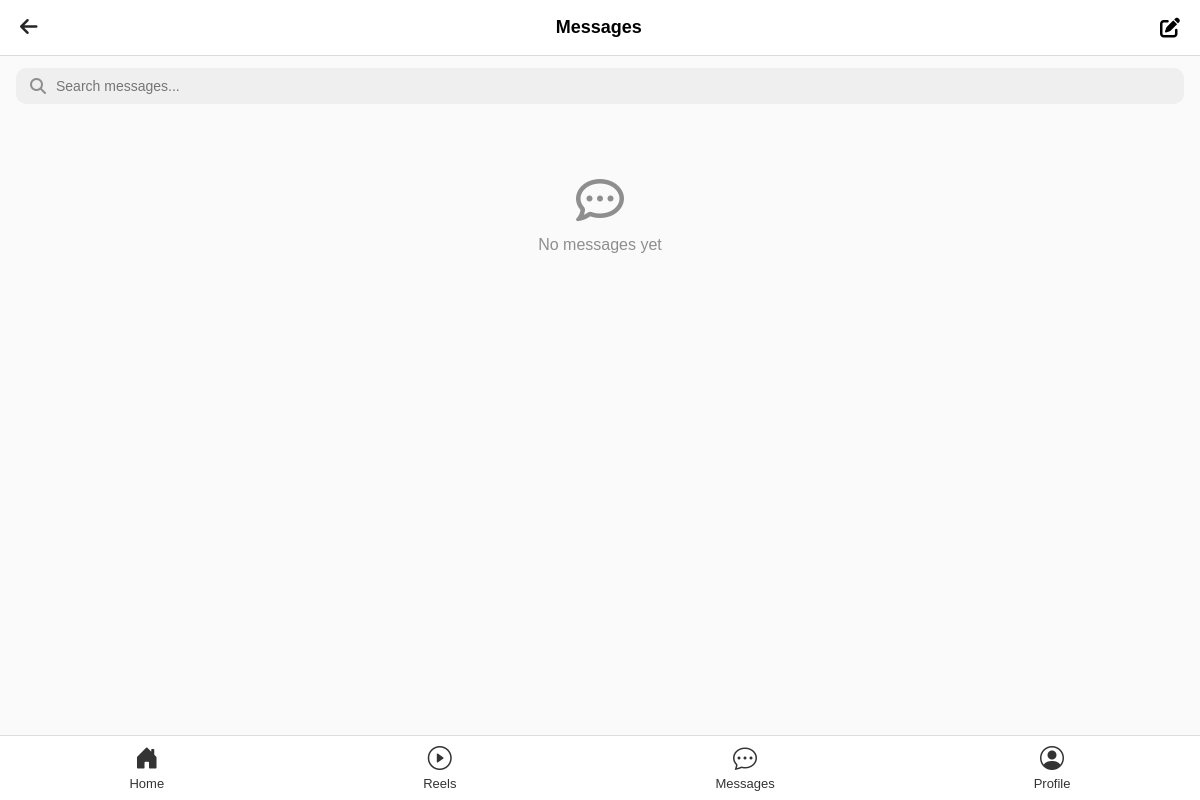
/messages/ (signed in), run on an earlier commit of the app's database.
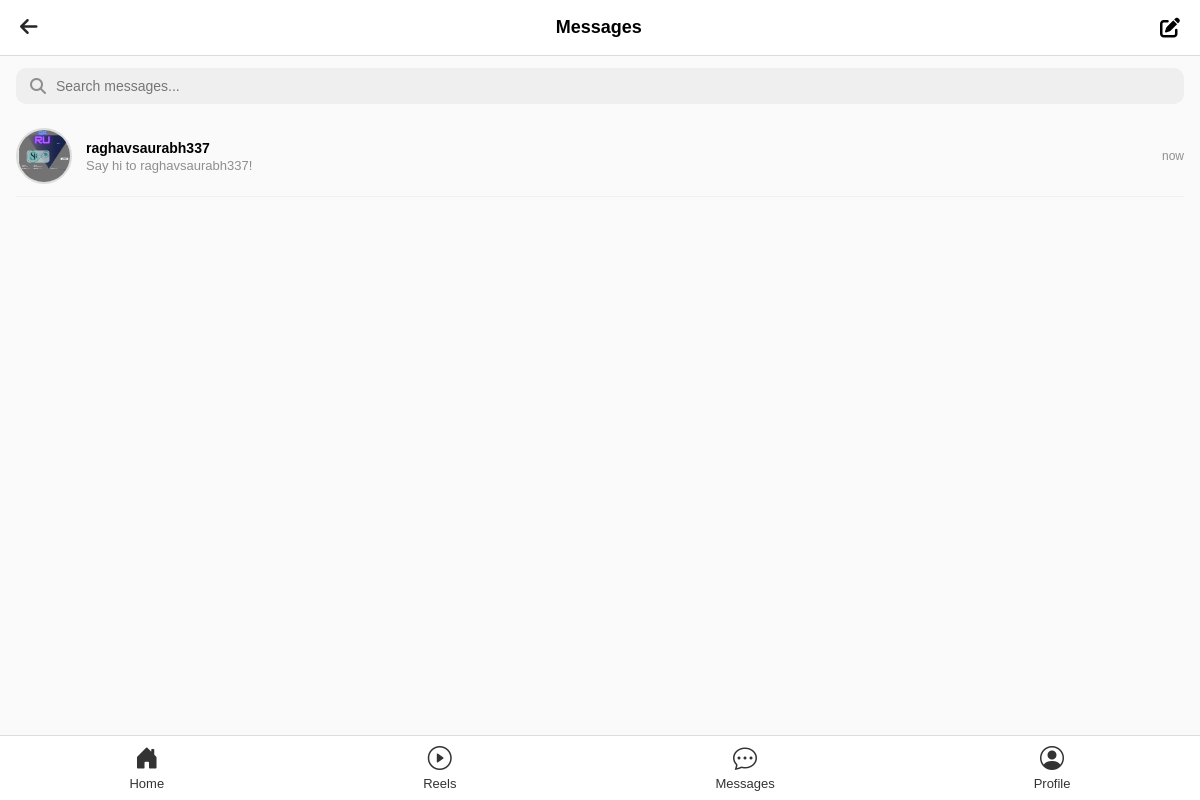
And on a later commit of the database.
### app/models.py (models this page shows, shortened)
class Profile(models.Model):
    user = models.OneToOneField(
        User,
        on_delete=models.CASCADE
    )
    image = models.ImageField(
        upload_to="profile/",
        blank=True
    )
    bio = models.TextField(
        blank=True
    )
    followers = models.ManyToManyField(
        User,
        related_name="following",
        blank=True
    )

### app/views.py (the view)
# urls.py: path('messages/', views.massage, name='massage'),
@login_required(login_url='login')
def massage(request):
    profiles = Profile.objects.exclude(user=request.user)
    return render(request, "massage.html", {"profiles": profiles})

### templates/massage.html (shortened to what this page needs)
{% load static %}
<!DOCTYPE html>
<html lang="en">
<head>
    <link rel="stylesheet" href="https://cdnjs.cloudflare.com/ajax/libs/font-awesome/6.7.2/css/all.min.css">
    <link rel="stylesheet" href="{% static 'navbar.css' %}">
    <link rel="stylesheet" href="{% static 'massages.css' %}">
</head>
<body>
<div class="msg-header">
    <a href="{% url 'home' %}" class="back-btn"><i class="fa-solid fa-arrow-left"></i></a>
    <h2>Messages</h2>
    <i class="fa-solid fa-pen-to-square"></i>
</div>
<div class="msg-search">
    <i class="fa-solid fa-magnifying-glass"></i>
    <input type="text" placeholder="Search messages...">
</div>
<div class="msg-list">
    {% for profile in profiles %}
    <div class="msg-item">
        {% if profile.image %}
            <img src="{{ profile.image.url }}" alt="avatar">
        {% else %}
            <img src="{% static 'images/default-avatar.png' %}" alt="avatar">
        {% endif %}
        <div class="msg-info">
            <span class="msg-name">{{ profile.user.username }}</span>
            <span class="msg-preview">Say hi to {{ profile.user.username }}!</span>
        </div>
        <span class="msg-time">now</span>
    </div>
    {% empty %}
    <div class="msg-empty">
        <i class="fa-regular fa-comment-dots"></i>
        <p>No messages yet</p>
    </div>
    {% endfor %}
</div>
{% include 'navbar.html' %}
</body>
</html>

### templates/navbar.html
{% load static %}
<link rel="stylesheet" href="https://cdn.jsdelivr.net/npm/bootstrap-icons@1.13.1/font/bootstrap-icons.min.css">
<link rel="stylesheet" href="{% static 'navbar.css' %}">
<nav class="bottom-navbar">
    <a href="{% url 'home' %}">
        <i class="bi bi-house-door-fill"></i>
        <span>Home</span>
    </a>
    <a href="{% url 'reels' %}">
        <i class="bi bi-play-circle"></i>
        <span>Reels</span>
    </a>
    <a href="{% url 'massage' %}">
        <i class="bi bi-chat-dots"></i>
        <span>Messages</span>
    </a>
    <a href="{% url 'profile' %}">
        <i class="bi bi-person-circle"></i>
        <span>Profile</span>
    </a>
</nav>

### static/navbar.css (style rules this page uses)
.bottom-navbar { position: fixed; bottom: 0; left: 0; width: 100%; height: 65px; background: #fff; border-top: 1px solid #ddd; display: flex; justify-content: space-around; align-items: center; z-index: 1000; }
.bottom-navbar a { text-decoration: none; color: #333; display: flex; flex-direction: column; align-items: center; font-size: 13px; }
.bottom-navbar a i { font-size: 24px; margin-bottom: 3px; }

### static/massages.css (style rules this page uses)
* { margin: 0; padding: 0; box-sizing: border-box; font-family: Arial, sans-serif; }
body { background: #fafafa; padding-bottom: 80px; }
.msg-header { display: flex; align-items: center; justify-content: space-between; padding: 16px 20px; background: #fff; border-bottom: 1px solid #dbdbdb; position: sticky; top: 0; z-index: 100; }
.msg-header h2 { font-size: 18px; font-weight: 700; }
.msg-header i { font-size: 20px; cursor: pointer; }
.back-btn { color: #262626; text-decoration: none; font-size: 20px; }
.msg-search { display: flex; align-items: center; gap: 10px; margin: 12px 16px; background: #efefef; border-radius: 10px; padding: 10px 14px; }
.msg-search input { border: none; background: transparent; outline: none; font-size: 14px; width: 100%; }
.msg-search i { color: #8e8e8e; }
.msg-list { padding: 0 16px; }
.msg-item { display: flex; align-items: center; gap: 14px; padding: 12px 0; border-bottom: 1px solid #f0f0f0; cursor: pointer; }
.msg-item img { width: 56px; height: 56px; border-radius: 50%; object-fit: cover; border: 2px solid #ddd; }
.msg-info { flex: 1; }
.msg-name { display: block; font-weight: 600; font-size: 14px; }
.msg-preview { display: block; font-size: 13px; color: #8e8e8e; margin-top: 2px; }
.msg-time { font-size: 12px; color: #8e8e8e; }

What changed in the data, as far as the page shows it:
now on this page (row edited): Profile: image (picture), user.username "raghavsaurabh337"
Also different on the page:
text no longer shown: "No messages yet"
